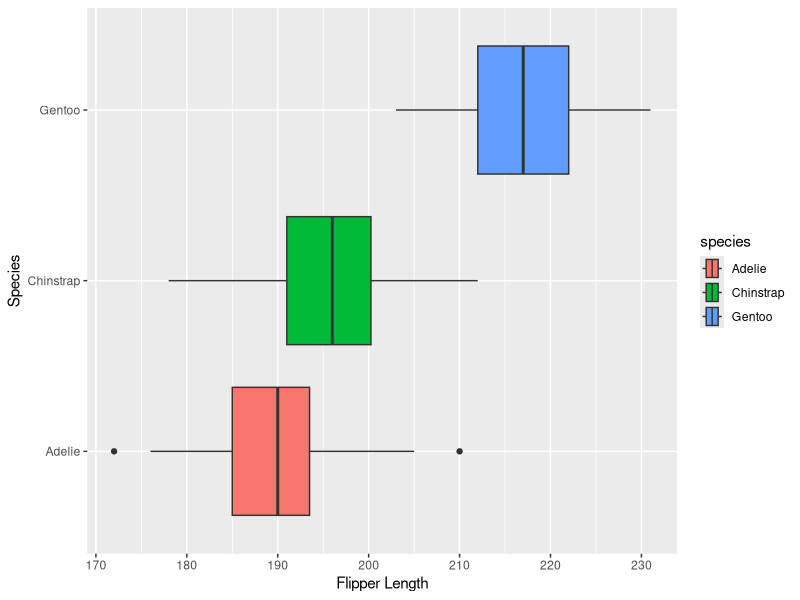
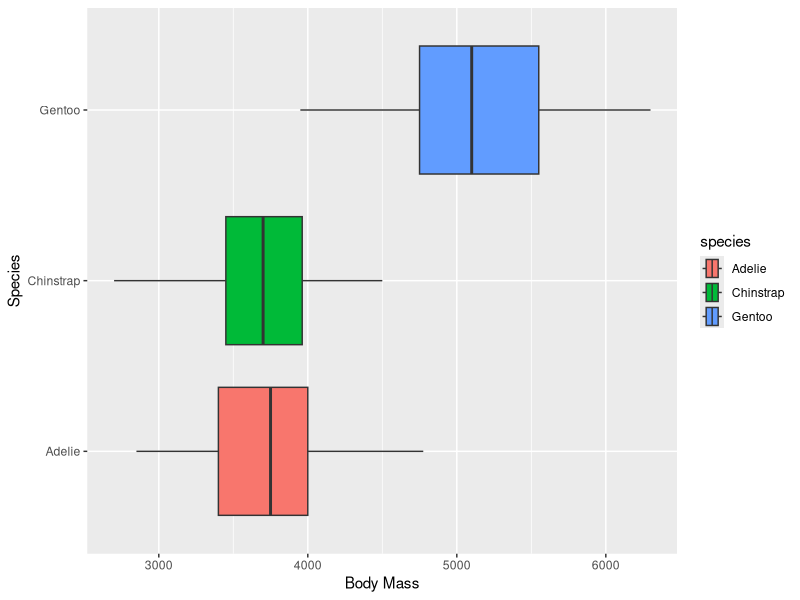
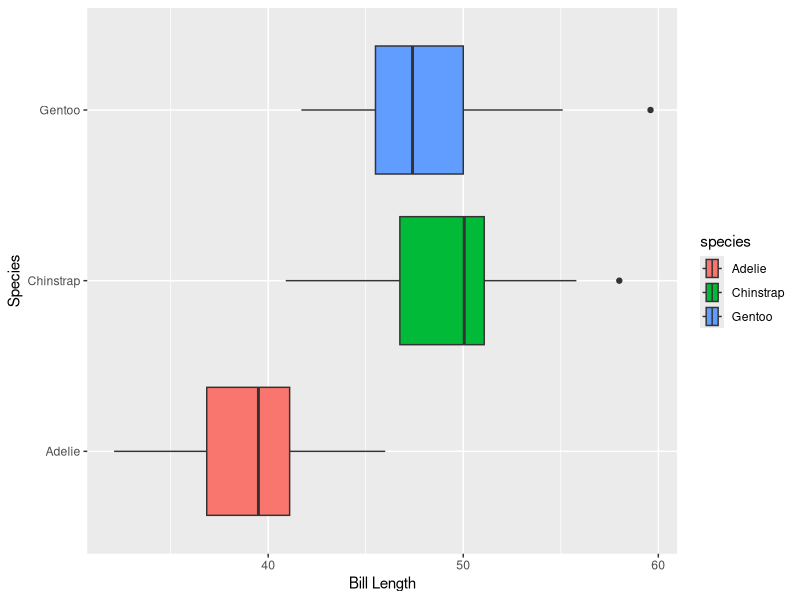
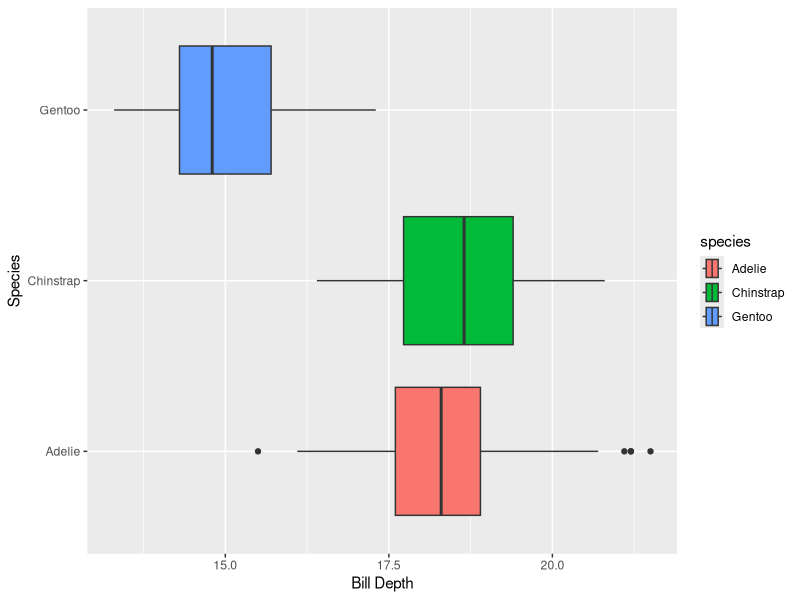
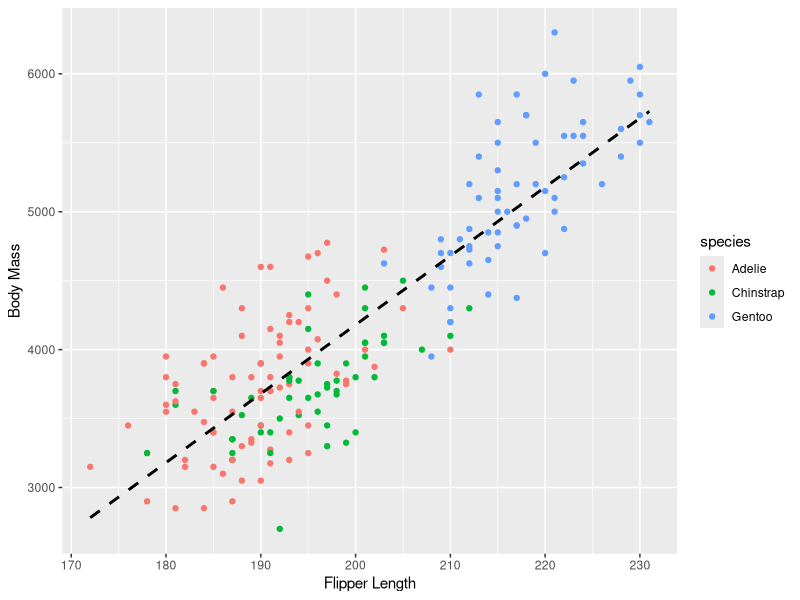
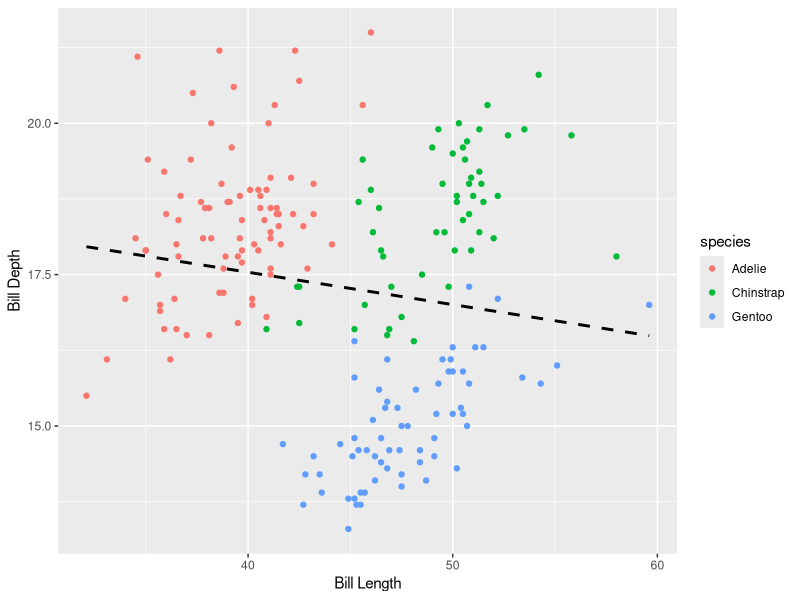
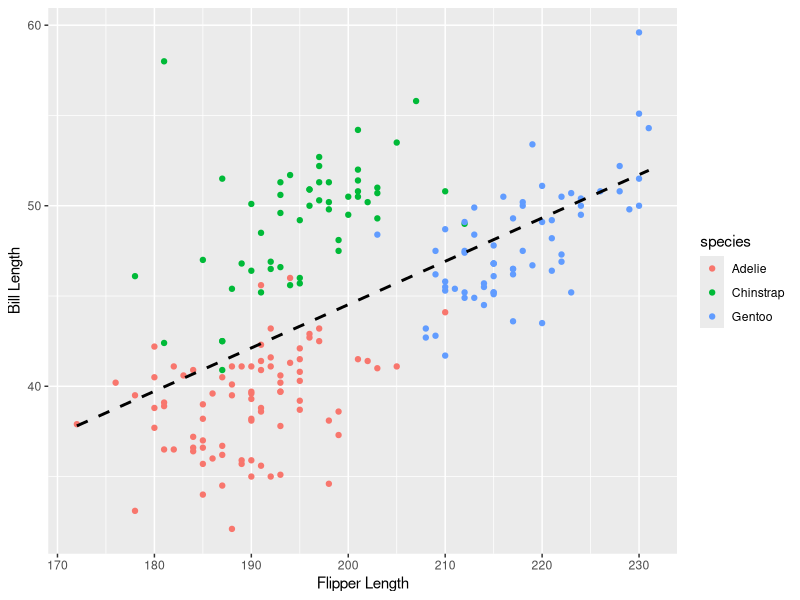
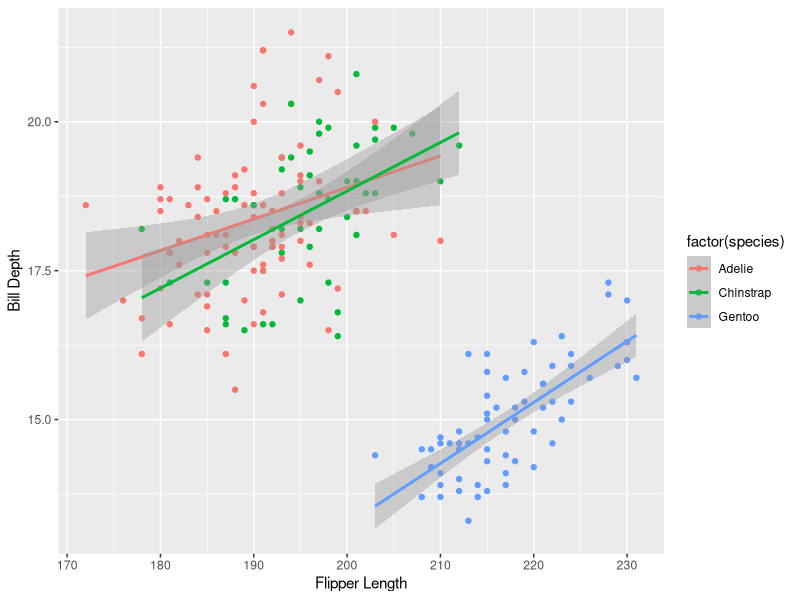

R code for these plots, in order:
## ---- chunk 1
knitr::opts_chunk$set(echo = TRUE)
## ---- chunk 2
library(palmerpenguins)
library(pillar)
library(ggplot2)
## ---- chunk 3
data("penguins")
penguins_clean <- na.omit(penguins) #removes missing rows

my.student.number <- 230404311
set.seed(my.student.number)
my.penguins <- penguins_clean[sample(nrow(penguins_clean),200),]

## ---- chunk 4
table(my.penguins$species,my.penguins$island)
## ---- chunk 5
aggregate(cbind(flipper_length_mm, bill_length_mm, bill_depth_mm, body_mass_g) ~ species,
          data=my.penguins, mean)

## ---- chunk 6
ggplot(my.penguins, aes(x=flipper_length_mm,
                        y = species,
                        fill = species)) + 
  geom_boxplot() + labs(x="Flipper Length",y="Species")

ggplot(my.penguins, aes(x=body_mass_g,
                        y = species,
                        fill = species)) + 
  geom_boxplot() + labs(x="Body Mass",y="Species")

ggplot(my.penguins, aes(x=bill_length_mm,
                        y = species,
                        fill = species)) + 
  geom_boxplot() + labs(x="Bill Length",y="Species")

ggplot(my.penguins, aes(x=bill_depth_mm,
                        y = species,
                        fill = species)) + 
  geom_boxplot() + labs(x="Bill Depth",y="Species")
## ---- chunk 7
ggplot(my.penguins, aes(x=flipper_length_mm, y=body_mass_g)) + 
  geom_point(aes(color=species))+
  geom_smooth(method=lm, se=FALSE, linetype="dashed",
             color="black") + labs(x="Flipper Length",y="Body Mass")
ggplot(my.penguins, aes(x=bill_length_mm, y=bill_depth_mm)) + 
  geom_point(aes(color=species))+
  geom_smooth(method=lm, se=FALSE, linetype="dashed",
             color="black") + labs(x="Bill Length",y="Bill Depth")
ggplot(my.penguins, aes(x=flipper_length_mm, y=bill_length_mm)) + 
  geom_point(aes(color=species))+
  geom_smooth(method=lm, se=FALSE, linetype="dashed",
             color="black") + labs(x="Flipper Length",y="Bill Length")
## ---- chunk 8
ggplot(my.penguins, aes(x=flipper_length_mm, y=bill_depth_mm, color = factor(species))) + 
  geom_point()+
  geom_smooth(method=lm) + labs(x="Flipper Length",y="Bill Depth")

ggplot(my.penguins, aes(x=flipper_length_mm, y=bill_depth_mm)) + 
  geom_point(aes(color=species))+
  geom_smooth(method=lm, se=FALSE, linetype="dashed",
             color="black") + labs(x="Flipper Length",y="Bill Depth")
## ---- chunk 9

hist(my.penguins$flipper_length_mm, probability = TRUE, xlab = "Flipper Length", main = "Histogram of Flipper Length")
lines(density(my.penguins$flipper_length_mm),lwd = 2)

hist(my.penguins$body_mass_g, probability = TRUE, xlab = "Body Mass",main = "Histogram of Body Mass")
lines(density(my.penguins$body_mass_g),lwd = 2)

hist(my.penguins$bill_length_mm, probability = TRUE, xlab = "Bill Length",main = "Histogram of Bill Length")
lines(density(my.penguins$bill_length_mm),lwd = 2)

## ---- chunk 10
hist(my.penguins$bill_depth_mm, probability = TRUE, xlab = "Bill Depth",main = "Histogram of Bill Depth")
lines(density(my.penguins$bill_depth_mm),lwd = 2)
# Calculate mean and standard deviation of your data
mean_val <- mean(my.penguins$bill_depth_mm)
sd_val <- sd(my.penguins$bill_depth_mm)

# Create a sequence of x values for the normal distribution curve
x <- seq(min(my.penguins$bill_depth_mm), max(my.penguins$bill_depth_mm), length = 200)

# Calculate the corresponding y values for the normal distribution curve
y <- dnorm(x, mean = mean_val, sd = sd_val)

# Plot the normal distribution curve
lines(x, y, col = "blue", lwd = 2)

qqnorm(my.penguins$bill_depth_mm)
qqline(my.penguins$bill_depth_mm)

## ---- chunk 11
mean_penguins <- mean(my.penguins$bill_depth_mm)

var_penguins <- var(my.penguins$bill_depth_mm)

cat("Mean : ", mean_penguins)
cat("\nVariance : ", var_penguins)
## ---- chunk 12
alpha <- 1 - 0.05
t_val <- qt(1-alpha/2,199) #199 because n = 200 for dataset

lower_bound <-
  mean(my.penguins$bill_depth_mm) - t_val * sd(my.penguins$bill_depth_mm)/sqrt(200)

upper_bound <-
  mean(my.penguins$bill_depth_mm) + t_val * sd(my.penguins$bill_depth_mm)/sqrt(200)

## ---- chunk 13
cat("Confidence Interval: (", lower_bound, ", ", upper_bound, ")\n")
## ---- chunk 14
aggregate(cbind(flipper_length_mm, bill_length_mm, bill_depth_mm, body_mass_g) ~ sex,
          data=my.penguins, mean)
## ---- chunk 15
ggplot(my.penguins, aes(x=flipper_length_mm,
                        y = sex,
                        fill = sex)) + 
  geom_boxplot() + labs(x="Flipper Length", y="Sex")

ggplot(my.penguins, aes(x=body_mass_g,
                        y = sex,
                        fill = sex)) + 
  geom_boxplot() + labs(x="Body Mass", y="Sex")

ggplot(my.penguins, aes(x=bill_length_mm,
                        y = sex,
                        fill = sex)) + 
  geom_boxplot() + labs(x="Bill Length", y="Sex")

ggplot(my.penguins, aes(x=bill_depth_mm,
                        y = sex,
                        fill = sex)) + 
  geom_boxplot() + labs(x="Bill Depth", y="Sex")
## ---- chunk 16
bill_depth_male <- my.penguins$bill_depth_mm[my.penguins$sex == "male"]

bill_depth_female <- my.penguins$bill_depth_mm[my.penguins$sex == "female"]

bartlett.test(list(bill_depth_male,bill_depth_female))

## ---- chunk 17
t.test(bill_depth_mm ~ sex, data = my.penguins, var.equal = TRUE)
## ---- chunk 18
table(my.penguins$species,my.penguins$island)
## ---- chunk 19
adelie_penguins <- my.penguins[my.penguins$species == "Adelie",]

ggplot(adelie_penguins, aes(x=flipper_length_mm,
                        y = island,
                        fill = island)) + 
  geom_boxplot() + labs(x="Flipper Length", y="Island")

ggplot(adelie_penguins, aes(x=body_mass_g,
                        y = island,
                        fill = island)) + 
  geom_boxplot() + labs(x="Body Mass", y="Island")

ggplot(adelie_penguins, aes(x=bill_length_mm,
                        y = island,
                        fill = island)) + 
  geom_boxplot() + labs(x="Bill Length", y="Island")

ggplot(adelie_penguins, aes(x=bill_depth_mm,
                        y = island,
                        fill = island)) + 
  geom_boxplot() + labs(x="Bill Depth", y="Island")
## ---- chunk 20
adelie <- my.penguins[my.penguins$species=="Adelie",]

adelie_dream <- adelie[adelie$island == "Dream",]
adelie_torgersen <- adelie[adelie$island == "Torgersen",]
adelie_biscoe <- adelie[adelie$island == "Biscoe",]

result_dream_torgersen <- t.test(adelie_dream$bill_depth_mm,adelie_torgersen$bill_depth_mm)

result_dream_biscoe <- t.test(adelie_dream$bill_depth_mm,adelie_biscoe$bill_depth_mm)

result_biscoe_torgersen <- t.test(adelie_biscoe$bill_depth_mm,adelie_torgersen$bill_depth_mm)



cat(result_dream_torgersen$p.value,"\n") #0.09078904
cat(result_biscoe_torgersen$p.value,"\n") #0.267201
cat(result_dream_biscoe$p.value) #0.4114704

# Not enough evidence to reject null hypothesis
